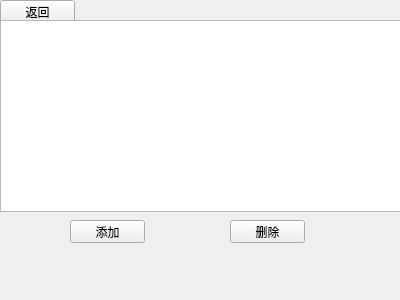
<?xml version="1.0" encoding="UTF-8"?>
<ui version="4.0">
 <class>setreferrer</class>
 <widget class="QWidget" name="setreferrer">
  <property name="geometry">
   <rect>
    <x>0</x>
    <y>0</y>
    <width>400</width>
    <height>300</height>
   </rect>
  </property>
  <property name="windowTitle">
   <string>Form</string>
  </property>
  <widget class="QPushButton" name="pushButton">
   <property name="geometry">
    <rect>
     <x>0</x>
     <y>0</y>
     <width>75</width>
     <height>23</height>
    </rect>
   </property>
   <property name="text">
    <string>返回</string>
   </property>
  </widget>
  <widget class="QTableWidget" name="tableWidget">
   <property name="geometry">
    <rect>
     <x>0</x>
     <y>20</y>
     <width>401</width>
     <height>192</height>
    </rect>
   </property>
  </widget>
  <widget class="QPushButton" name="pushButton_2">
   <property name="geometry">
    <rect>
     <x>70</x>
     <y>220</y>
     <width>75</width>
     <height>23</height>
    </rect>
   </property>
   <property name="text">
    <string>添加</string>
   </property>
  </widget>
  <widget class="QPushButton" name="pushButton_3">
   <property name="geometry">
    <rect>
     <x>230</x>
     <y>220</y>
     <width>75</width>
     <height>23</height>
    </rect>
   </property>
   <property name="text">
    <string>删除</string>
   </property>
  </widget>
 </widget>
 <resources/>
 <connections/>
</ui>
